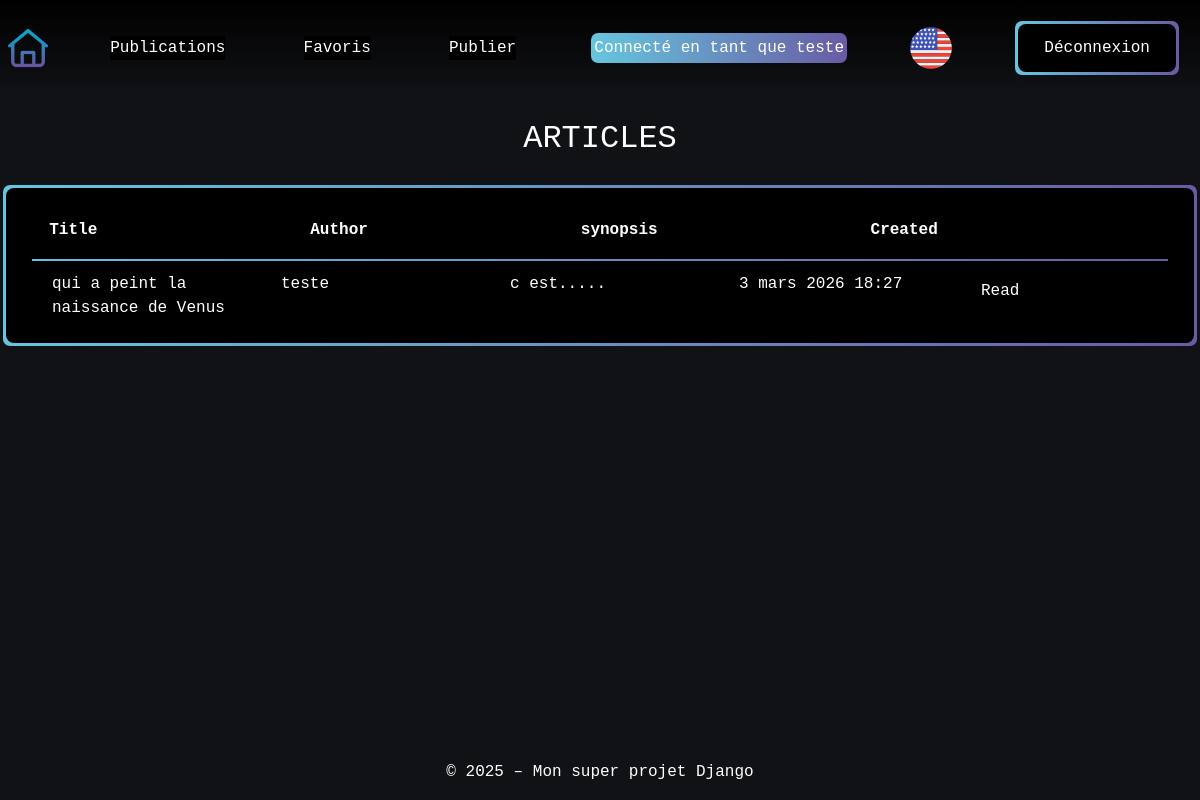
The app's page /fr/articles/publications/ (signed in) with its own data.
### articles/models.py (models this page shows, shortened)
class Article(models.Model):
    title = models.CharField(max_length=64, null=False)
    author = models.ForeignKey(
        settings.AUTH_USER_MODEL,
        on_delete=models.CASCADE,
        related_name="article",
        null=False
    )
    created = models.DateTimeField(auto_now_add=True, null=False)
    synopsis = models.CharField(max_length=312, null=False)
    content = models.TextField(null=False)

### articles/views.py (the view)
# urls.py: path('publications/', UserArticleListView.as_view(), name='user-publications'),
class UserArticleListView(LoginRequiredMixin, ListView):
    model = Article
    template_name = "articles/publications.html"
    context_object_name = "articles"
    login_url = "/login/"
    def get_queryset(self):
        user = self.request.user
        return Article.objects.filter(author=user).order_by('-created')

### articles/templates/articles/publications.html
{% extends "base.html" %}
{% load i18n %}
{% load static %}
{% block extra_css %}
 <link rel="stylesheet" href="{% static 'articles/css/articles.css' %}">
{% endblock %}
{% block content %}
<div class="page-content">
    <h2 class="text-center m-4">ARTICLES</h2>
    <div class="tables div-wrapper">
        <table class="div-overlay ">
            <thead>
                <tr>
                    <th>Title</th>
                    <th>Author</th>
                    <th class="">synopsis</th>
                    <th>Created</th>
                    <th></th>
                </tr>
            </thead>
            <tbody>
                {% for article in articles %}
                    <tr>
                        <td>{{ article.title }}</td>
                        <td> {{ article.author }} </td>
                        <td> {{ article.synopsis }} </td>
                        <td> {{ article.created }} </td>
                        <td>
                            <a asChild href="{% url 'articles:article-detail' article.id %}" class="btn">Read</a>
                        </td>
                    </tr>
                {% endfor %}
            </tbody>
        </table>
    </div>
</div>
{% endblock %}

### templates/base.html (shortened to what this page needs)
{% load static %}
{% load django_browser_reload %}
{% load django_bootstrap5 %}
{% load i18n %}
<!DOCTYPE html>
<html lang="{{ LANGUAGE_CODE }}">
    <head>
        {% bootstrap_css %}
        {% block style %}<link rel="stylesheet" href="{% static 'css/style.css' %}">{% endblock %}
        {% block extra_css %}{% endblock %}
        <link rel="stylesheet" href="https://cdn.jsdelivr.net/npm/bootstrap-icons@1.11.1/font/bootstrap-icons.css">
    </head>
    <body class="">
        <div class="text-white page-container w-auto d-flex flex-column">
            <header class="w-100 d-flex">
                <nav class="w-100 h-auto p-2 d-flex flex-row justify-content-between align-items-center">
                    <div class="fw-bold">
                        <a asChild href="{% url 'home' %}" >
                            <img src={% static 'images/home.png' %} alt="home-icon" style="width: 40px;" class="">
                        </a>
                    </div>
                    {% if user.is_authenticated or user.is_staff %}
                     <div class="btn-nav-wrapper">
                        <a asChild href="{% url 'articles:user-publications' %}" class="btn-nav-overlay">{% trans "Publications" %}</a>
                    </div>
                    <div class="btn-nav-wrapper">
                        <a asChild href="{% url 'articles:favourites-list' %}" class="btn-nav-overlay">{% trans "Favourites" %}</a>
                    </div>
                     <div class="btn-nav-wrapper">
                        <a asChild href="{% url 'articles:publish-articles' %}" class="btn-nav-overlay">{% trans "Publish" %}</a>
                    </div>
                    <div class="div-wrapper">
                        <span>{% trans "Logged as" %} {{ request.user.username}}</span>
                    </div>
                    <form action="{% url 'set_language' %}" method="post" class="language">
                        {% get_current_language as CURRENT_LANGUAGE %}
                        {% if CURRENT_LANGUAGE == "en" %}
                            {% comment %} mettre un drapeau de la langue {% endcomment %}
                            <button asChild class ="icons" type="submit" name="language" value="fr">
                                <img src={% static '/images/french.png' %} alt="French-icon">
                            </button>
                        {% else %}
                            <button asChild class="icons" type="submit" name="language" value="en">
                                <img src={% static 'images/english.png' %} alt="English-icon">
                            </button>
                        {% endif %}
                    </form>
                    <div class="btn-wrapper">
                        <form method="post" action="{% url 'logout' %}">
                            <button
                                type="submit"
                                onclick="return confirm('Do you want to logout ?');"
                                class="btn btn-overlay">
                                {% trans "LOGOUT" %}
                            </button>
                        </form>
                    </div>
                    {% endif %}
                </nav>
            </header>
            <main class="d-flex flex-fill justify-content-center ">
                <div class="toast-container position-fixed bottom-0 end-0 p-3">
                </div>
                {% block content %}{% endblock %}
            </main>
            <footer class="text-center">
                <p>© 2025 – {% trans "My awesome Django project" %}</p>
            </footer>
        </div>
    </body>
</html>

### static/css/style.css (style rules this page uses)
:root { --blue: #66C6DE; --purple: #695BA4; }
html, body { background-color: #111216; width: 100%; height: 100%; font-family: 'Courier New', Courier, monospace; ; }
.page-container { width: 100%; height: 100%; display: flex; flex-direction: column; align-items: center; }
header { background-color: black; background-image: linear-gradient(to bottom, #000000, #111216); }
.icons { background-color: transparent; border: 0; padding: 0; }
.btn-wrapper, .div-wrapper { position: relative; display: flex; align-items: center; margin: 10px; padding: 3px; background-clip: padding-box, border-box; border:3px solid transparent; font-size: 16px; color: white; background-color: transparent; border-radius: 10px; border: 3px solid transparent; background-image: linear-gradient(90deg, var(--blue), var(--purple)); }
.btn-overlay, .div-overlay { display: flex; justify-content: center; justify-items: center; width: 100%; position: relative; padding: 12px 26px; font-size: 16px; color: white; background-color: black; border: none; border-radius: 8px; transition: background-color 0.3s ease, transform 0.2s ease; outline: none; box-shadow: none; }
.btn { transition: all 0.2s ease-in-out; cursor: pointer; color: white; }
.btn-nav-wrapper { position: relative; display: flex; align-items: center; margin: 10px; padding: 3px; background-clip: padding-box, border-box; border:3px solid transparent; font-size: 16px; color: white; background-color: transparent; border-radius: 10px; border: 3px solid transparent; }
.btn-nav-overlay { background-color: black; }
a { text-decoration: none; color: inherit; }

### articles/static/articles/css/articles.css (style rules this page uses)
.tables { display: flex; justify-content: center; align-items: center; }
table { width: 100%; display: flex; flex-direction: column; }
@media (min-width: 1200px) { .tables { width: 1200px; } }
thead { border-bottom: 2px solid; border-image: linear-gradient(135deg, var(--blue), var(--purple)) 1; }
th { margin: 1%; display: flex; justify-content: space-between; }
tr { display: flex; justify-content: space-between; margin: 5px; text-align: start; }
td { width: 200px; text-align: start; margin: 5px; padding-left: 10px; }
.language { text-align: end; border-radius: 90%; }

### records on screen
Article: title "qui a peint la naissance de Venus", author "teste", synopsis "c est.....", created "3 mars 2026 18:27"

### other values on screen
{{ request.user.username }} "teste"
